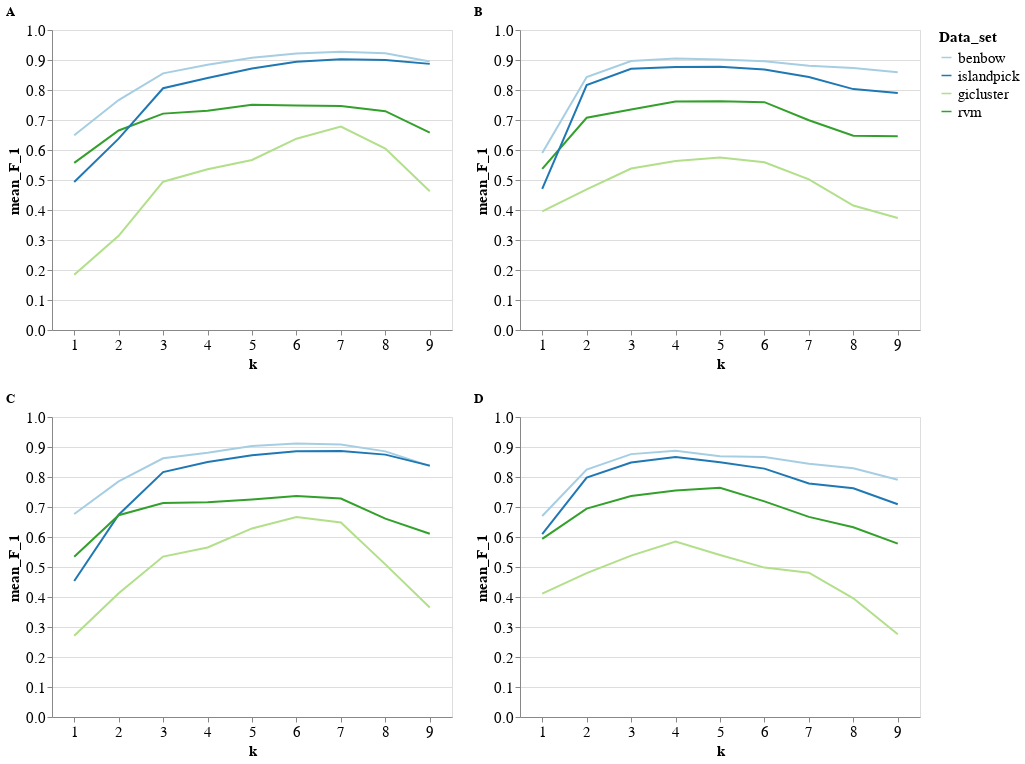

The cell this chart's notebook holds for it:
### Code cell
upper = alt.hconcat(chart_svm,chart_rf)
lower = alt.hconcat(chart_svm_kmer,chart_rf_kmer)
alt.vconcat(upper,lower).configure_title(
    anchor='start'
).configure_axis(
    labelFontSize=15,
    titleFontSize=15,
).configure_legend(
    titleFontSize=15,
    labelFontSize=15
)
